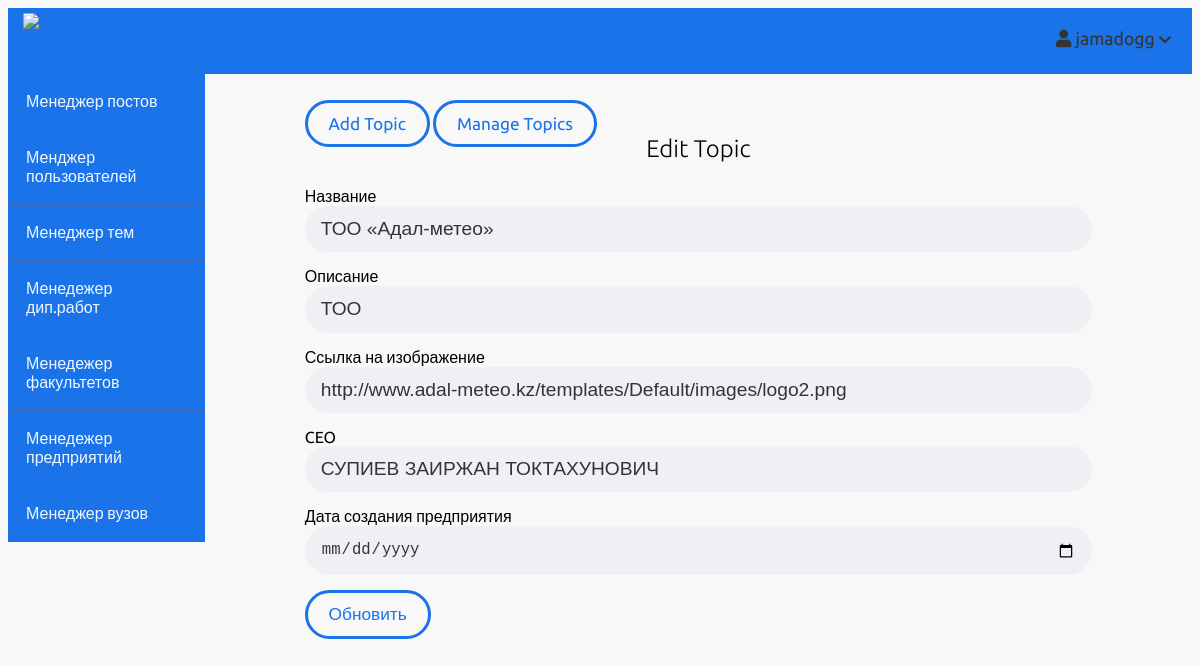
The page /admin/companies/edit.php?id=19 (signed in) on the database its author committed.
### tables this page shows
CREATE TABLE `companies` (
  `id` int(11) NOT NULL,
  `cname` varchar(100) NOT NULL,
  `image` text NOT NULL,
  `body` text NOT NULL,
  `ceo` text NOT NULL,
  `published` tinyint(4) NOT NULL,
  `created_at` date DEFAULT NULL
);

### app/controllers/companies.php (called while the page is built, shortened)
<?php
include(ROOT_PATH . "/app/database/db.php");
$table = 'companies';
if (isset($_GET['id'])) {
    $id = $_GET['id'];
    $company = selectOne($table, ['id' => $id]);
    $cname = $company['cname'];
    $body = $company['body'];
    $ceo=$company['ceo'];
     $image=$company['image'];
}

### app/database/db.php (called while the page is built, shortened)
<?php
require('connect.php');
function executeQuery($sql, $data)
{
    global $conn;
    $stmt = $conn->prepare($sql);
    $values = array_values($data);
    $types = str_repeat('s', count($values));
    $stmt->bind_param($types, ...$values);
    $stmt->execute();
    return $stmt;
}
function selectOne($table, $conditions)
{
    $sql = "SELECT * FROM $table";
    $i = 0;
    foreach ($conditions as $key => $value) {
        if ($i === 0) {
            $sql = $sql . " WHERE $key=?";
        } else {
            $sql = $sql . " AND $key=?";
        }
        $i++;
    }
    $sql = $sql . " LIMIT 1";
    $stmt = executeQuery($sql, $conditions);
    $records = $stmt->get_result()->fetch_assoc();
    return $records;
}

### admin/companies/edit.php (the view, shortened to what this page needs)
<?php include(ROOT_PATH . "/app/controllers/companies.php");
?>
<!DOCTYPE html>
<html lang="en">
    <head>
        <link rel="stylesheet"
            href="https://use.fontawesome.com/releases/v5.7.2/css/all.css"
>
        <link rel="stylesheet" href="../../assets/css/style.css">
        <link rel="stylesheet" href="../../assets/css/admin.css">
    </head>
    <body>
    <?php include(ROOT_PATH . "/app/includes/adminHeader.php"); ?>
        <div class="admin-wrapper">
        <?php include(ROOT_PATH . "/app/includes/adminSidebar.php"); ?>
            <div class="admin-content">
                <div class="button-group">
                    <a href="create.php" class="btn btn-big">Add Topic</a>
                    <a href="index.php" class="btn btn-big">Manage Topics</a>
                </div>
                <div class="content">
                    <h2 class="page-title">Edit Topic</h2>
                    <form action="edit.php" method="post">
                        <div>
                            <label>Название</label>
                            <input type="text" name="cname" class="text-input" value = "<?php echo $cname; ?>">
                        </div>
                        <div>
                            <label>Описание</label>
                            <input type="text" name="body" class="text-input" value = "<?php echo $body; ?>">
                        </div>
                        <div>
                            <label>Ссылка на изображение</label>
                            <input type="text" name="image" class="text-input" value = "<?php echo $image; ?>">
                        </div>
                        <div>
                            <label>CEO</label>
                            <input type="text" name="ceo" class="text-input" value = "<?php echo $ceo; ?>">
                        </div>
                        <div>
                            <label>Дата создания предприятия</label>
                            <input type="date" name="created_at" class="text-input" value = "<?php echo $created_at; ?>">
                        </div>
                        <div>
                            <button type="submit" name="update-company" class="btn btn-big">Обновить</button>
                        </div>
                    </form>
                </div>
            </div>
        </div>
    </body>
</html>

### assets/css/style.css (style rules this page uses)
:root { --primary-color: #1a73e8; --secondary-color:#D9376E; --third-color:#e9e3ff; --misc-color:#438CEA; --text-color:#343434; --page-color:#EFF0F3; }
* { box-sizing: border-box; }
html, body { font-family: 'Ubuntu', sans-serif; background: #f8f8f8; display:flex; flex-direction:column; }
h1, h2, h3, h4, h5, h6 { font-weight: lighter; margin: 0; }
a { text-decoration: none; color: inherit; }
.btn { padding: 0.5rem 1rem; background:none; color: var(--primary-color); border: 3px solid var(--primary-color); border-radius: 0.25rem; font-size: 1.08em; border-radius: 25px; }
.btn-big { padding: 0.7rem 1.3rem; line-height: 1.3rem; border: 3px solid var(--primary-color); background: transparent; border-radius: 25px; color: var(--primary-color) !important; }
.text-input { background-color: var(--page-color); padding: 0.7rem 1rem; display: block; width: 100%; border-radius: 25px; border: 0px solid #e0e0e0; outline: none; color: var(--text-color); line-height: 1.5rem; font-size: 1.2em; transition: transform .2s; }

### assets/css/admin.css (style rules this page uses)
:root { --primary-color: #1a73e8; --secondary-color:#D9376E; --third-color:#e9e3ff; --misc-color:#438CEA; --text-color:#343434; --page-color:#EFF0F3; }
.admin-wrapper { display: flex; height: calc(100% - 66px); }
.admin-wrapper .admin-content { flex: 8; height: 100%; padding: 40px 100px 100px; overflow-y: scroll; }
.admin-content .page-title { text-align: center; margin-bottom: 1.5rem; }
form div { margin-bottom: 15px; }

### rows shown on the page
companies: cname "ТОО «Адал-метео»", body "ТОО", image "http://www.adal-meteo.kz/templates/Default/images/logo2.png", ceo "СУПИЕВ ЗАИРЖАН ТОКТАХУНОВИЧ"

### other values the page prints
$_SESSION['username'] "jamadogg"
